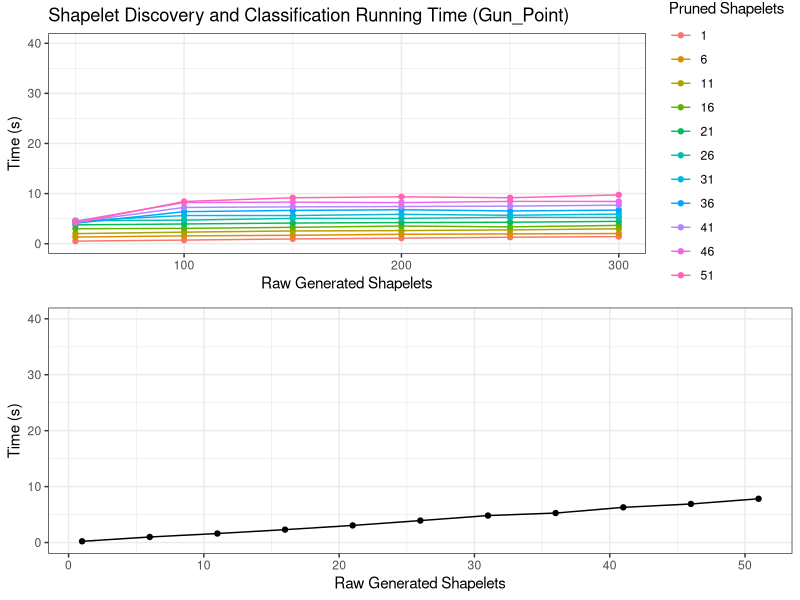
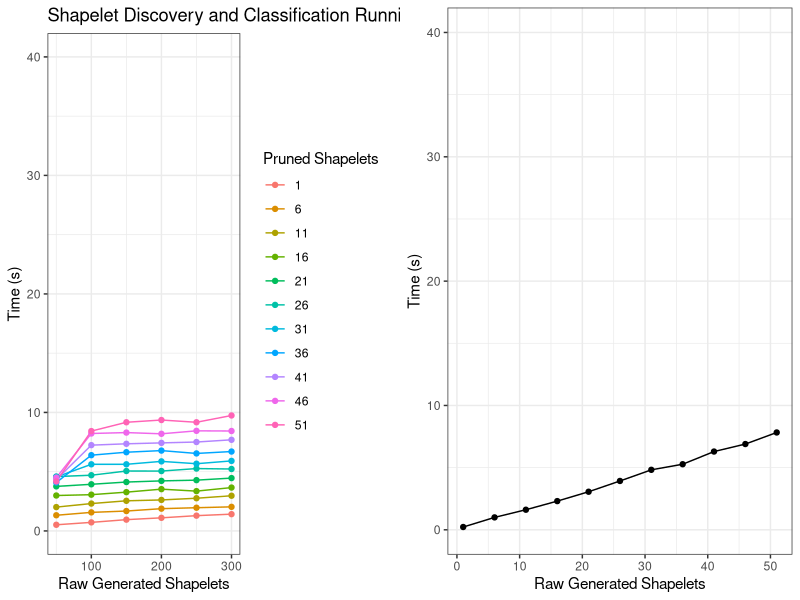
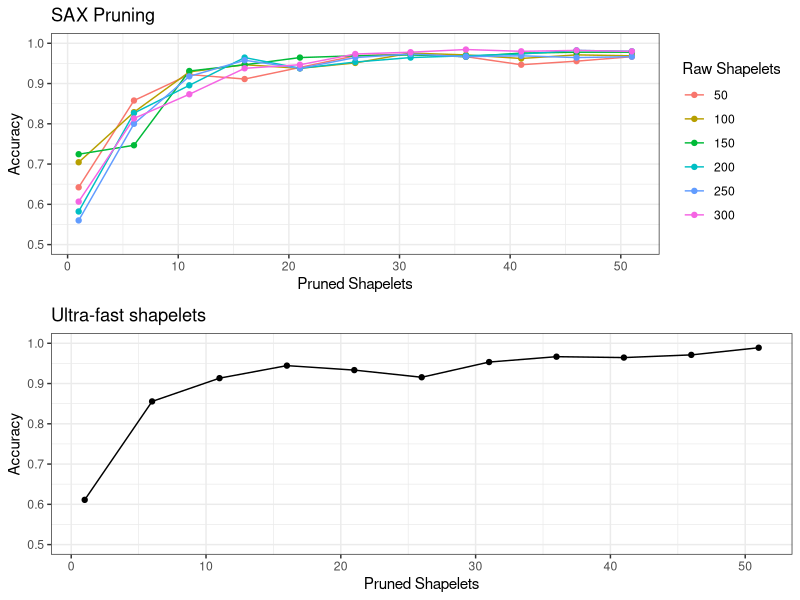

Source code (R) for these figures, in order:
library(ggplot2)
library(reshape2)
library(gridExtra)
library(ggpubr)

setwd("E:/Documents/Uni/TimeSeriesClassification/Python")

df_euclid = read.csv("Gun_Point_results_euclidean.csv")
df_SAX = read.csv("Gun_Point_results_SAX.csv")
#df_SAX_large = read.csv("SAX_approx_large_raw_results.csv")
#head(df_SAX_large)
#df_SAX = rbind(df_SAX,df_SAX_large)
#remove(df_SAX_large)
SAX_time = df_SAX[,c(1,2,3)]
SAX_acc = df_SAX[,c(1,2,4)]
SAX_time$pruned_shapelet_num = factor(SAX_time$pruned_shapelet_num)
SAX_acc$raw_shapelet_num = factor(SAX_acc$raw_shapelet_num)

time_SAX = ggplot(SAX_time, aes(x=raw_shapelet_num, y=time, color=pruned_shapelet_num)) +
  geom_line() +
  geom_point() +
  scale_color_discrete(name="Pruned Shapelets") +
  scale_y_continuous(limits=c(0,40)) +
  theme_bw() +
  labs(title="Shapelet Discovery and Classification Running Time (Gun_Point)",x="Raw Generated Shapelets", y="Time (s)", legend.title="Pruned Shapelets")

time_e = ggplot(df_euclid[c(1,3)], aes(x=raw_shapelet_num, y=time)) +
  geom_line() +
  geom_point() +
  theme_bw() +
  scale_y_continuous(limits=c(0,40)) +
  labs(x="Raw Generated Shapelets", y="Time (s)", legend.title="Pruned Shapelets")
grid.arrange(time_SAX, time_e)
ggarrange(time_SAX, time_e)

acc_e = ggplot(df_euclid[c(1,4)], aes(x=raw_shapelet_num, y=accuracy)) +
  geom_line() +
  geom_point() +
  theme_bw() +
  scale_y_continuous(limits=c(0.5,1)) +
  labs(title="Ultra-fast shapelets",x="Pruned Shapelets", y="Accuracy", legend.title="Pruned Shapelets")

acc_SAX = ggplot(SAX_acc, aes(x=pruned_shapelet_num, y=accuracy, color=raw_shapelet_num)) +
  geom_line() +
  geom_point() +
  scale_color_discrete(name="Raw Shapelets") +
  theme_bw() + 
  scale_y_continuous(limits=c(0.5,1)) +
  labs(title="SAX Pruning" ,x="Pruned Shapelets", y="Accuracy", legend.title="Pruned Shapelets")

ggarrange(acc_SAX, acc_e, ncol = 1, nrow=2, align = "h")
